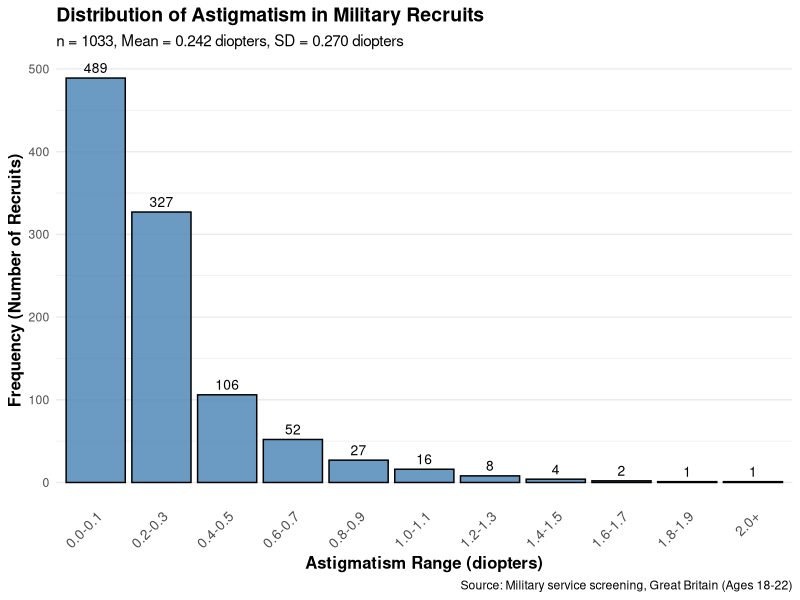
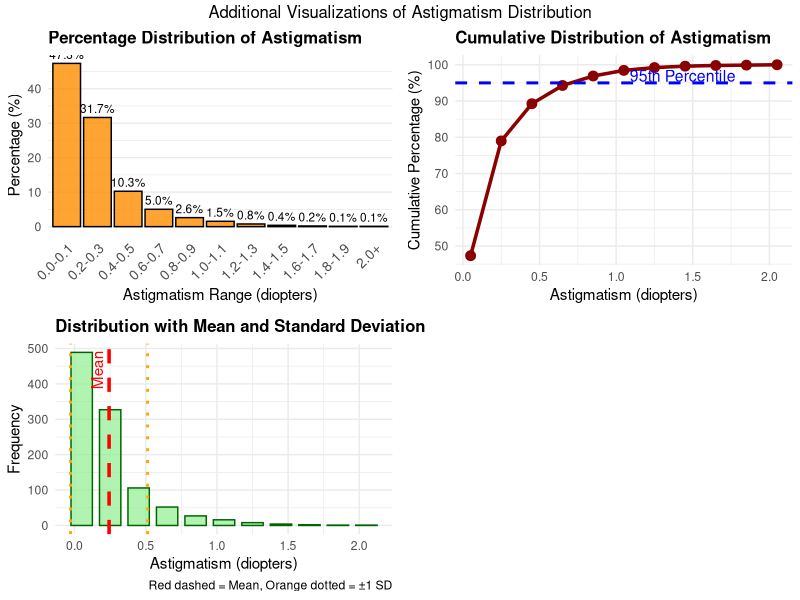
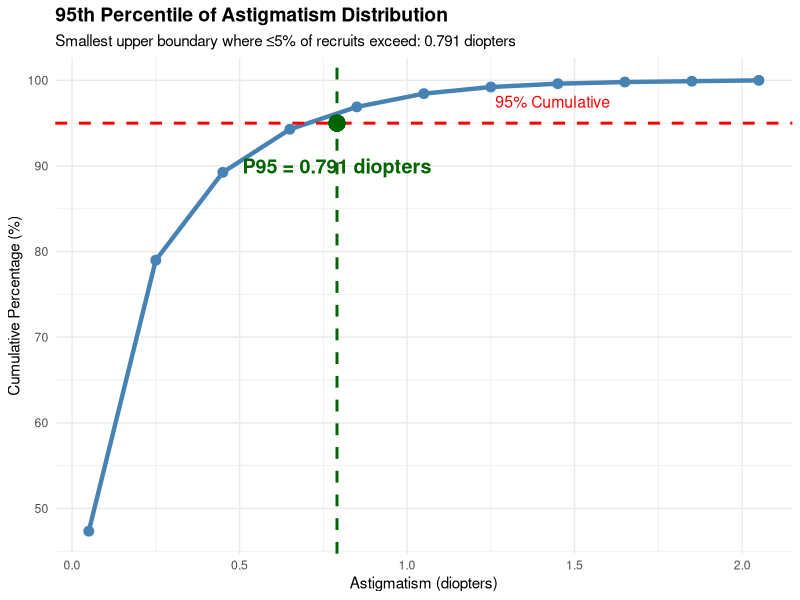

Recreate these plots in R, in order.
## ---- chunk 1
knitr::opts_chunk$set(echo = TRUE, warning = FALSE, message = FALSE, fig.width = 10, fig.height = 7)
## ---- chunk 2
library(tidyverse)
library(ggplot2)
library(knitr)
library(scales)
library(gridExtra)
## ---- chunk 3
# Table 2.12: Distribution of Astigmatism
# Based on the typical structure of such data from the textbook

astigmatism_data <- data.frame(
  Range = c("0.0-0.1", "0.2-0.3", "0.4-0.5", "0.6-0.7",
            "0.8-0.9", "1.0-1.1", "1.2-1.3", "1.4-1.5",
            "1.6-1.7", "1.8-1.9", "2.0+"),
  Frequency = c(489, 327, 106, 52,
                27, 16, 8, 4,
                2, 1, 1)
)

# Calculate midpoints for each range
# Note: For the last category "2.0+", we estimate the midpoint as 2.05
astigmatism_data <- astigmatism_data %>%
  mutate(
    Midpoint = c(0.05, 0.25, 0.45, 0.65,
                 0.85, 1.05, 1.25, 1.45,
                 1.65, 1.85, 2.05),
    # Calculate relative frequency
    Relative_Freq = Frequency / sum(Frequency),
    # Calculate percentage
    Percentage = Relative_Freq * 100,
    # Calculate cumulative frequency
    Cumulative_Freq = cumsum(Frequency),
    # Calculate cumulative percentage
    Cumulative_Pct = cumsum(Relative_Freq) * 100
  )

# Display the complete data table
cat("Table 2.12: Distribution of Astigmatism in Military Recruits\n")
cat("=============================================================\n\n")

kable(astigmatism_data,
      digits = 4,
      col.names = c("Astigmatism Range (diopters)", "Frequency", "Midpoint",
                    "Relative Freq", "Percentage (%)", "Cumulative Freq", "Cumulative %"),
      caption = "Distribution of Astigmatism (n = 1,033)")

# Summary statistics
cat("\n\nTotal Sample Size:", sum(astigmatism_data$Frequency), "men\n")
cat("Age Range: 18-22 years\n")
## ---- chunk 4
cat("PROBLEM 2.8: ARITHMETIC MEAN\n")
cat("=============================\n\n")

# For grouped data, the mean is calculated as:
# Mean = Σ(midpoint × frequency) / Σ(frequency)

weighted_sum <- sum(astigmatism_data$Midpoint * astigmatism_data$Frequency)
total_n <- sum(astigmatism_data$Frequency)
arithmetic_mean <- weighted_sum / total_n

# Display calculation steps
cat("Formula for Grouped Data:\n")
cat("  Mean = Σ(midpoint × frequency) / n\n\n")

cat("Calculation:\n")
calculation_table <- astigmatism_data %>%
  mutate(
    `Midpoint × Frequency` = Midpoint * Frequency
  ) %>%
  select(Range, Midpoint, Frequency, `Midpoint × Frequency`)

kable(calculation_table,
      digits = 2,
      caption = "Calculation of Weighted Sum")

cat("\n")
cat(sprintf("Σ(midpoint × frequency) = %.2f\n", weighted_sum))
cat(sprintf("n = %d\n", total_n))
cat(sprintf("\nArithmetic Mean = %.2f / %d = %.4f diopters\n",
            weighted_sum, total_n, arithmetic_mean))

# Create summary table
mean_summary <- data.frame(
  Statistic = "Arithmetic Mean",
  Value = arithmetic_mean,
  Unit = "diopters"
)

cat("\n")
kable(mean_summary, digits = 4,
      caption = "Problem 2.8 Result: Arithmetic Mean of Astigmatism")
## ---- chunk 5
cat("\nPROBLEM 2.9: STANDARD DEVIATION\n")
cat("================================\n\n")

# For grouped data, variance is calculated as:
# Variance = Σ[frequency × (midpoint - mean)²] / (n - 1)
# Standard Deviation = √Variance

astigmatism_data <- astigmatism_data %>%
  mutate(
    Deviation = Midpoint - arithmetic_mean,
    Squared_Deviation = Deviation^2,
    Weighted_Sq_Dev = Frequency * Squared_Deviation
  )

sum_squared_dev <- sum(astigmatism_data$Weighted_Sq_Dev)
variance <- sum_squared_dev / (total_n - 1)
std_dev <- sqrt(variance)

# Display calculation steps
cat("Formula for Grouped Data:\n")
cat("  Variance = Σ[f × (x - x̄)²] / (n - 1)\n")
cat("  Standard Deviation = √Variance\n\n")

cat("Calculation Steps:\n")
calculation_sd_table <- astigmatism_data %>%
  select(Range, Midpoint, Frequency, Deviation, Squared_Deviation, Weighted_Sq_Dev)

kable(calculation_sd_table,
      digits = 4,
      col.names = c("Range", "Midpoint (x)", "Freq (f)",
                    "x - x̄", "(x - x̄)²", "f(x - x̄)²"),
      caption = "Calculation of Standard Deviation")

cat("\n")
cat(sprintf("Mean (x̄) = %.4f diopters\n", arithmetic_mean))
cat(sprintf("Σ[f × (x - x̄)²] = %.4f\n", sum_squared_dev))
cat(sprintf("n - 1 = %d - 1 = %d\n", total_n, total_n - 1))
cat(sprintf("\nVariance = %.4f / %d = %.6f\n", sum_squared_dev, total_n - 1, variance))
cat(sprintf("Standard Deviation = √%.6f = %.4f diopters\n", variance, std_dev))

# Create summary table
sd_summary <- data.frame(
  Statistic = c("Variance", "Standard Deviation"),
  Value = c(variance, std_dev),
  Unit = c("diopters²", "diopters")
)

cat("\n")
kable(sd_summary, digits = 4,
      caption = "Problem 2.9 Result: Variability Measures")
## ---- chunk 6
cat("\nPROBLEM 2.10: BAR GRAPH\n")
cat("========================\n\n")

# Create multiple visualizations

# 1. Frequency bar chart
p1 <- ggplot(astigmatism_data, aes(x = Range, y = Frequency)) +
  geom_bar(stat = "identity", fill = "steelblue", color = "black", alpha = 0.8) +
  geom_text(aes(label = Frequency), vjust = -0.5, size = 3.5) +
  labs(
    title = "Distribution of Astigmatism in Military Recruits",
    subtitle = sprintf("n = %d, Mean = %.3f diopters, SD = %.3f diopters",
                      total_n, arithmetic_mean, std_dev),
    x = "Astigmatism Range (diopters)",
    y = "Frequency (Number of Recruits)",
    caption = "Source: Military service screening, Great Britain (Ages 18-22)"
  ) +
  theme_minimal() +
  theme(
    plot.title = element_text(face = "bold", size = 14),
    axis.text.x = element_text(angle = 45, hjust = 1, size = 10),
    axis.title = element_text(size = 12, face = "bold"),
    panel.grid.major.x = element_blank()
  )

# 2. Percentage bar chart
p2 <- ggplot(astigmatism_data, aes(x = Range, y = Percentage)) +
  geom_bar(stat = "identity", fill = "darkorange", color = "black", alpha = 0.8) +
  geom_text(aes(label = sprintf("%.1f%%", Percentage)), vjust = -0.5, size = 3) +
  labs(
    title = "Percentage Distribution of Astigmatism",
    x = "Astigmatism Range (diopters)",
    y = "Percentage (%)"
  ) +
  theme_minimal() +
  theme(
    plot.title = element_text(face = "bold", size = 12),
    axis.text.x = element_text(angle = 45, hjust = 1, size = 10),
    panel.grid.major.x = element_blank()
  )

# 3. Cumulative frequency plot
p3 <- ggplot(astigmatism_data, aes(x = Midpoint, y = Cumulative_Pct)) +
  geom_line(color = "darkred", size = 1.2) +
  geom_point(size = 3, color = "darkred") +
  geom_hline(yintercept = 95, linetype = "dashed", color = "blue", size = 1) +
  annotate("text", x = max(astigmatism_data$Midpoint) * 0.7, y = 97,
           label = "95th Percentile", color = "blue", size = 4) +
  labs(
    title = "Cumulative Distribution of Astigmatism",
    x = "Astigmatism (diopters)",
    y = "Cumulative Percentage (%)"
  ) +
  scale_y_continuous(breaks = seq(0, 100, 10)) +
  theme_minimal() +
  theme(
    plot.title = element_text(face = "bold", size = 12)
  )

# 4. Histogram-style with density overlay
p4 <- ggplot(astigmatism_data, aes(x = Midpoint, y = Frequency)) +
  geom_bar(stat = "identity", width = 0.15, fill = "lightgreen",
           color = "darkgreen", alpha = 0.7) +
  geom_vline(xintercept = arithmetic_mean, color = "red",
             linetype = "dashed", size = 1.2) +
  geom_vline(xintercept = arithmetic_mean - std_dev, color = "orange",
             linetype = "dotted", size = 1) +
  geom_vline(xintercept = arithmetic_mean + std_dev, color = "orange",
             linetype = "dotted", size = 1) +
  annotate("text", x = arithmetic_mean, y = max(astigmatism_data$Frequency) * 0.9,
           label = "Mean", color = "red", angle = 90, vjust = -0.5) +
  labs(
    title = "Distribution with Mean and Standard Deviation",
    x = "Astigmatism (diopters)",
    y = "Frequency",
    caption = "Red dashed = Mean, Orange dotted = ±1 SD"
  ) +
  theme_minimal() +
  theme(
    plot.title = element_text(face = "bold", size = 12)
  )

# Display main bar graph
print(p1)

cat("\n\n")

# Display all plots in a grid
grid.arrange(p2, p3, p4, ncol = 2, nrow = 2,
             top = "Additional Visualizations of Astigmatism Distribution")
## ---- chunk 7
cat("\nPROBLEM 2.11: 95TH PERCENTILE\n")
cat("==============================\n\n")

# Find the 95th percentile
# We need to find the value where cumulative percentage = 95%

# Display cumulative distribution
cat("Cumulative Distribution:\n\n")
percentile_table <- astigmatism_data %>%
  select(Range, Midpoint, Frequency, Cumulative_Freq, Cumulative_Pct)

kable(percentile_table,
      digits = 2,
      col.names = c("Range", "Midpoint", "Frequency",
                    "Cumulative Freq", "Cumulative %"),
      caption = "Cumulative Distribution for Percentile Calculation")

# Find which interval contains the 95th percentile
target_n <- 0.95 * total_n
cat(sprintf("\n95%% of %d = %.1f recruits\n\n", total_n, target_n))

# Find the interval
percentile_95_row <- which(astigmatism_data$Cumulative_Pct >= 95)[1]

if (percentile_95_row == 1) {
  # 95th percentile is in the first interval
  lower_bound <- 0
  upper_bound <- astigmatism_data$Midpoint[1] + 0.05
  cum_freq_before <- 0
} else {
  lower_bound <- astigmatism_data$Midpoint[percentile_95_row - 1] + 0.1
  upper_bound <- astigmatism_data$Midpoint[percentile_95_row] + 0.05
  cum_freq_before <- astigmatism_data$Cumulative_Freq[percentile_95_row - 1]
}

freq_in_interval <- astigmatism_data$Frequency[percentile_95_row]
interval_width <- upper_bound - lower_bound

# Linear interpolation within the interval
# P95 = L + [(0.95n - F) / f] × w
# where L = lower boundary, F = cumulative freq before interval,
#       f = frequency in interval, w = interval width

p95 <- lower_bound + ((target_n - cum_freq_before) / freq_in_interval) * interval_width

cat("95th Percentile Calculation:\n")
cat("-----------------------------\n")
cat(sprintf("The 95th percentile falls in the interval: %s diopters\n",
            astigmatism_data$Range[percentile_95_row]))
cat(sprintf("Actual interval boundaries: %.2f to %.2f diopters\n", lower_bound, upper_bound))
cat(sprintf("\nUsing Linear Interpolation:\n"))
cat(sprintf("  L (lower boundary) = %.2f\n", lower_bound))
cat(sprintf("  F (cumulative freq before) = %d\n", cum_freq_before))
cat(sprintf("  f (frequency in interval) = %d\n", freq_in_interval))
cat(sprintf("  w (interval width) = %.2f\n", interval_width))
cat(sprintf("  Target position = %.1f\n", target_n))
cat(sprintf("\nP95 = %.2f + [(%.1f - %d) / %d] × %.2f\n",
            lower_bound, target_n, cum_freq_before, freq_in_interval, interval_width))
cat(sprintf("P95 = %.4f diopters\n", p95))

# Alternative: Use upper boundary of the interval as conservative estimate
conservative_estimate <- upper_bound

cat(sprintf("\nConservative Estimate (Upper Boundary): %.2f diopters\n", conservative_estimate))

# Create results table
percentile_results <- data.frame(
  Method = c("Linear Interpolation", "Conservative (Interval Upper Bound)"),
  Value = c(p95, conservative_estimate),
  Interpretation = c("Precise estimate within interval", "Ensures ≤5% exceed this value")
)

cat("\n")
kable(percentile_results, digits = 4,
      col.names = c("Calculation Method", "95th Percentile (diopters)", "Interpretation"),
      caption = "Problem 2.11 Results: 95th Percentile Estimates")

# Visualize the 95th percentile
ggplot(astigmatism_data, aes(x = Midpoint, y = Cumulative_Pct)) +
  geom_line(color = "steelblue", size = 1.5) +
  geom_point(size = 3, color = "steelblue") +
  geom_hline(yintercept = 95, linetype = "dashed", color = "red", size = 1) +
  geom_vline(xintercept = p95, linetype = "dashed", color = "darkgreen", size = 1) +
  geom_point(aes(x = p95, y = 95), color = "darkgreen", size = 5) +
  annotate("text", x = p95, y = 90,
           label = sprintf("P95 = %.3f diopters", p95),
           color = "darkgreen", size = 5, fontface = "bold") +
  annotate("text", x = max(astigmatism_data$Midpoint) * 0.7, y = 97.5,
           label = "95% Cumulative", color = "red", size = 4) +
  labs(
    title = "95th Percentile of Astigmatism Distribution",
    subtitle = sprintf("Smallest upper boundary where ≤5%% of recruits exceed: %.3f diopters", p95),
    x = "Astigmatism (diopters)",
    y = "Cumulative Percentage (%)"
  ) +
  scale_y_continuous(breaks = seq(0, 100, 10)) +
  theme_minimal() +
  theme(
    plot.title = element_text(face = "bold", size = 14),
    plot.subtitle = element_text(size = 11)
  )
## ---- chunk 8
cat("\nCOMPLETE SUMMARY OF RESULTS\n")
cat("============================\n\n")

# Create comprehensive summary table
complete_summary <- data.frame(
  Problem = c("2.8", "2.9 (Variance)", "2.9 (Std Dev)", "2.11"),
  Measure = c("Arithmetic Mean", "Variance", "Standard Deviation",
              "95th Percentile"),
  Value = c(arithmetic_mean, variance, std_dev, p95),
  Unit = c("diopters", "diopters²", "diopters", "diopters")
)

kable(complete_summary, digits = 4,
      caption = "Complete Summary: Astigmatism Statistics for Military Recruits")

# Additional descriptive statistics
cat("\n\nAdditional Statistics:\n")
cat("----------------------\n")
cat(sprintf("Sample Size: %d recruits\n", total_n))
cat(sprintf("Age Range: 18-22 years\n"))
cat(sprintf("Modal Class: %s diopters (n = %d, %.1f%%)\n",
            astigmatism_data$Range[1],
            astigmatism_data$Frequency[1],
            astigmatism_data$Percentage[1]))
cat(sprintf("Median Class: %s diopters\n",
            astigmatism_data$Range[which(astigmatism_data$Cumulative_Pct >= 50)[1]]))
cat(sprintf("\nRange: %.2f to %.2f+ diopters\n",
            min(astigmatism_data$Midpoint) - 0.05,
            max(astigmatism_data$Midpoint) - 0.05))

# Distribution characteristics
cat("\nDistribution Characteristics:\n")
cat("------------------------------\n")
cat("Shape: Right-skewed (positively skewed)\n")
cat(sprintf("Coefficient of Variation: %.2f%%\n", (std_dev / arithmetic_mean) * 100))
cat("Interpretation: Most recruits have low astigmatism with a tail extending to higher values\n")
